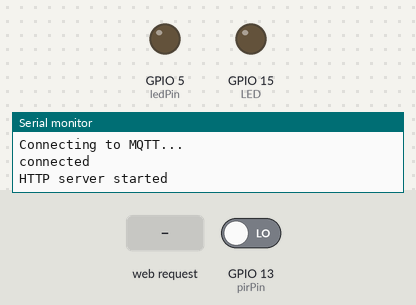
The sketch below on a simulated ESP8266 (NodeMCU). Parts: output pins drawn as LEDs (lit = HIGH), the last lines printed to the serial monitor. The test bench sets the inputs (shaded band); at power-on: GPIO 13 (pirPin) LOW. WiFi joins after 1.5 s; servers stay silent unless stated; no MQTT or app messages arrive unless stated.

Above: at 3.0 s.
3.1 s: HTTP request GET /ledOn received
At 3.5 s:
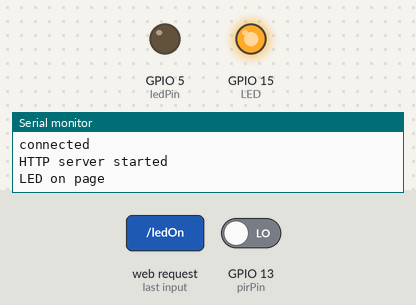
4.6 s: GPIO 13 (pirPin) driven HIGH
At 5.8 s:
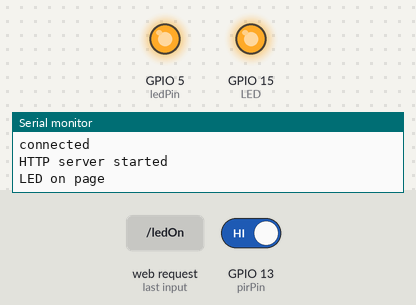
6.1 s: HTTP request GET /ledOff received
At 7.0 s:
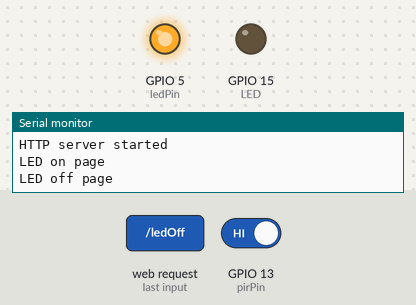
7.6 s: GPIO 13 (pirPin) driven LOW
At 8.2 s:
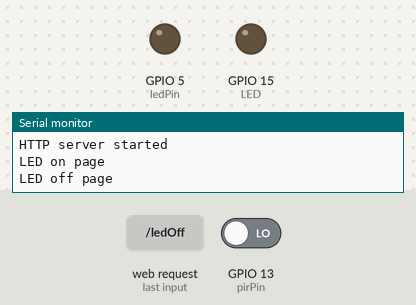
Timing chart, 0 to 10.6 s (numbered marks = the images above; inputs shaded):
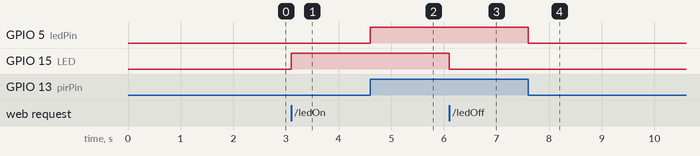

The sketch:

Presence_and_Led.ino
```cpp
// (licence header left out)
#include <ESP8266WiFi.h>

#define BLYNK_PRINT Serial    // Comment this out to disable prints and save space
#include <BlynkSimpleEsp8266.h>

//ESP Web Server Library to host a web page
#include <ESP8266WebServer.h>
#include <PubSubClient.h>

char auth[] = "553ddce9a0eb45ff8e6466d578b14b2f";

/* WiFi credentials */
char ssid[] = "AEG";
char pass[] = "a1b2c3d4";
const char* mqttServer = "mqtt.demo.konkerlabs.net";
const int mqttPort = 1883;
const char* mqttUser = "2sn6ghtmaohe";
const char* mqttPassword = "RUAw6Qec92WW";

/* HC-SR501 Motion Detector */
#define ledPin 5 //D1
#define pirPin 13 //D7 Input for HC-S501
#define LED 15 //D8
int pirValue; // Place to store read PIR Value
int lastMovement = 0;

//Declare a global object variable from the ESP8266WebServer class.
ESP8266WebServer server(80); //Server on port 80

WiFiClient espClient;
PubSubClient client(espClient);

//---------------------------------------------------------------
//Our HTML webpage contents in program memory
const char MAIN_page[] PROGMEM = R"=====(
<!DOCTYPE html>
<html>
<body>
<center>
<h1>WiFi LED on off demo: 1</h1><br>
Ciclk to turn <a href="ledOn" target="myIframe">LED ON</a><br>
Ciclk to turn <a href="ledOff" target="myIframe">LED OFF</a><br>
LED State:<iframe name="myIframe" width="100" height="25" frameBorder="0"><br>
</center>

</body>
</html>MAIN_page
)=====";
//---------------------------------------------------------------
//On board LED Connected to GPIO2


//===============================================================
// This routine is executed when you open its IP in browser
//===============================================================
void handleRoot() {
 Serial.println("You called root page");
 String s = MAIN_page; //Read HTML contents
 server.send(200, "text/html", s); //Send web page
}

void handleLEDon() {
 Serial.println("LED on page");
 digitalWrite(LED,HIGH); //LED is connected in reverse
 server.send(200, "text/html", "ON"); //Send ADC value only to client ajax request
}

void handleLEDoff() {
 Serial.println("LED off page");
 digitalWrite(LED,LOW); //LED off
 server.send(200, "text/html", "OFF"); //Send ADC value only to client ajax request
}

void setup()
{
  Serial.begin(115200);
  delay(10);
  WiFi.begin(ssid, pass);
  Blynk.begin(auth, ssid, pass);
  pinMode(ledPin, OUTPUT);
  pinMode(pirPin, INPUT);
  digitalWrite(ledPin, LOW);

  //Onboard LED port Direction output
  pinMode(LED,OUTPUT);
  //Power on LED state off
  digitalWrite(LED,LOW);

  // Wait for connection
  while (WiFi.status() != WL_CONNECTED) {
    delay(500);
    Serial.print(".");
  }

  //If connection successful show IP address in serial monitor
  Serial.println("");
  Serial.print("Connected to ");
  Serial.println(ssid);
  Serial.print("IP address: ");
  Serial.println(WiFi.localIP());  //IP address assigned to your ESP

  server.on("/", handleRoot);      //Which routine to handle at root location. This is display page
  server.on("/ledOn", handleLEDon); //as Per  <a href="ledOn">, Subroutine to be called
  server.on("/ledOff", handleLEDoff);

  server.begin();                  //Start server

  client.setServer(mqttServer, mqttPort);
  client.setCallback(callback);
  while (!client.connected()) {
    Serial.println("Connecting to MQTT...");

    if (client.connect("ESP8266Client", mqttUser, mqttPassword )) {

      Serial.println("connected");

    } else {

      Serial.print("failed with state ");
      Serial.print(client.state());
      delay(2000);

    }
  }

  Serial.println("HTTP server started");
}

void loop()
{
  getPirValue();
  server.handleClient();          //Handle client requests
  client.loop();
  Blynk.run();
}

/***************************************************
 * Get PIR data
 **************************************************/
void getPirValue(void)
{
  pirValue = digitalRead(pirPin);
  if(pirValue != lastMovement){
    if (pirValue == HIGH)
    {
      lastMovement = pirValue;
      //Serial.println("==> Motion detected");
      Blynk.notify("Movimento detectado no escritório");
      client.publish("data/2sn6ghtmaohe/pub/detection", "Movimento detectado no escritório");
    } else {
      lastMovement = pirValue;
      //Serial.println("==> Motion not detected");
      Blynk.notify("Escritório parece estar vazio");
      client.publish("data/2sn6ghtmaohe/pub/detection", "Escritório parece estar vazio");
    }
  }
  digitalWrite(ledPin, pirValue);
}

void callback(char* topic, byte* payload, unsigned int length) {

  Serial.print("Message arrived in topic: ");
  Serial.println(topic);

  Serial.print("Message:");
  for (int i = 0; i < length; i++) {
    Serial.print((char)payload[i]);
  }

  Serial.println();
  Serial.println("-----------------------");

}
```

Measured:
- after the input at 3.1 s, GPIO 15 (LED): LOW → HIGH at once
- after the input at 4.6 s, GPIO 5 (ledPin): LOW → HIGH at once
- after the input at 6.1 s, GPIO 15 (LED): HIGH → LOW at once
- after the input at 7.6 s, GPIO 5 (ledPin): HIGH → LOW at once
